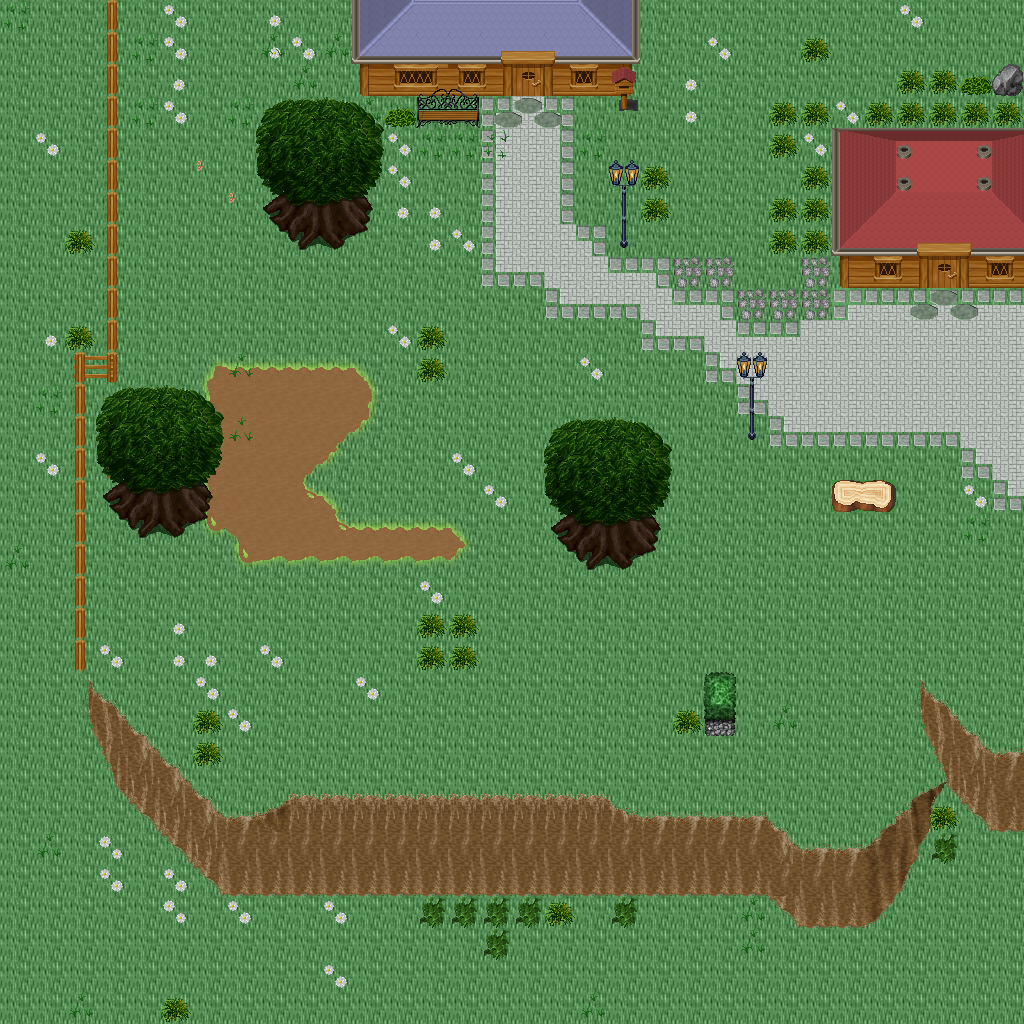

Below is a game level as drawn by its tile map, then a one-line description and the .tmx that defines it (tile-layer data replaced by summaries):
An orthogonal 32x32 tile map with 32x32 px tiles, 5 tile layers (Ground, Objects, Objects2, Above, ...), 1 hidden layer not drawn, 41 tilesets.

<map version="1.10" tiledversion="1.11.0" orientation="orthogonal" renderorder="right-down" width="32" height="32" tilewidth="32" tileheight="32" infinite="0" nextlayerid="11" nextobjectid="1">
 <tileset firstgid="1" name="ground_ground" tilewidth="32" tileheight="32" tilecount="33" columns="3">
  <image source="../drawable/ground_ground.png" width="96" height="352" />
 </tileset>
 <tileset firstgid="34" name="ground_cobbled_paving" tilewidth="32" tileheight="32" tilecount="1" columns="1">
  <image source="../drawable/ground_cobbled_paving.png" width="32" height="32" />
 </tileset>
 <tileset firstgid="35" name="plant_grasses" tilewidth="32" tileheight="32" tilecount="6" columns="3">
  <image source="../drawable/plant_grasses.png" width="96" height="64" />
 </tileset>
 <tileset firstgid="41" name="plant_flower_daisy_white" tilewidth="32" tileheight="32" tilecount="8" columns="2">
  <image source="../drawable/plant_flower_daisy_white.png" width="64" height="128" />
 </tileset>
 <tileset firstgid="49" name="ground_ridge_earth_pale" tilewidth="32" tileheight="32" tilecount="96" columns="12">
  <image source="../drawable/ground_ridge_earth_pale.png" width="384" height="256" />
 </tileset>
 <tileset firstgid="145" name="plant_leaves" tilewidth="32" tileheight="32" tilecount="8" columns="4">
  <image source="../drawable/plant_leaves.png" width="128" height="64" />
 </tileset>
 <tileset firstgid="153" name="ground_grass_edges" tilewidth="32" tileheight="32" tilecount="36" columns="12">
  <image source="../drawable/ground_grass_edges.png" width="384" height="96" />
 </tileset>
 <tileset firstgid="189" name="ground_grass_corners" tilewidth="32" tileheight="32" tilecount="24" columns="6">
  <image source="../drawable/ground_grass_corners.png" width="192" height="128" />
 </tileset>
 <tileset firstgid="213" name="building_roof_blue" tilewidth="32" tileheight="32" tilecount="20" columns="5">
  <image source="../drawable/building_roof_blue.png" width="160" height="128" />
 </tileset>
 <tileset firstgid="233" name="building_wall_wall_brown" tilewidth="32" tileheight="32" tilecount="12" columns="3">
  <image source="../drawable/building_wall_wall_brown.png" width="96" height="128" />
 </tileset>
 <tileset firstgid="245" name="plant_tree_tree_darkgreen" tilewidth="32" tileheight="32" tilecount="88" columns="8">
  <image source="../drawable/plant_tree_tree_darkgreen.png" width="256" height="352" />
 </tileset>
 <tileset firstgid="333" name="building_roof_red" tilewidth="32" tileheight="32" tilecount="20" columns="5">
  <image source="../drawable/building_roof_red.png" width="160" height="128" />
 </tileset>
 <tileset firstgid="353" name="plant_bush_bushes" tilewidth="32" tileheight="32" tilecount="10" columns="5">
  <image source="../drawable/plant_bush_bushes.png" width="160" height="64" />
 </tileset>
 <tileset firstgid="363" name="building_window_window_left" tilewidth="32" tileheight="32" tilecount="2" columns="2">
  <image source="../drawable/building_window_window_left.png" width="64" height="32" />
 </tileset>
 <tileset firstgid="365" name="building_window_window_right" tilewidth="32" tileheight="32" tilecount="2" columns="2">
  <image source="../drawable/building_window_window_right.png" width="64" height="32" />
 </tileset>
 <tileset firstgid="367" name="building_door_door_n" tilewidth="32" tileheight="32" tilecount="6" columns="3">
  <image source="../drawable/building_door_door_n.png" width="96" height="64" />
 </tileset>
 <tileset firstgid="373" name="ground_green_paving_4" tilewidth="32" tileheight="32" tilecount="3" columns="3">
  <image source="../drawable/ground_green_paving_4.png" width="96" height="32" />
 </tileset>
 <tileset firstgid="376" name="item_postbox" tilewidth="32" tileheight="32" tilecount="4" columns="2">
  <image source="../drawable/item_postbox.png" width="64" height="64" />
 </tileset>
 <tileset firstgid="380" name="plant_bush_hedge" tilewidth="32" tileheight="32" tilecount="35" columns="5">
  <image source="../drawable/plant_bush_hedge.png" width="160" height="224" />
 </tileset>
 <tileset firstgid="415" name="building_door_closed" tilewidth="32" tileheight="32" tilecount="1" columns="1">
  <image source="../drawable/building_door_closed.png" width="32" height="32" />
 </tileset>
 <tileset firstgid="416" name="building_decoration_rocks_2" tilewidth="32" tileheight="32" tilecount="2" columns="1">
  <image source="../drawable/building_decoration_rocks_2.png" width="32" height="64" />
 </tileset>
 <tileset firstgid="418" name="plant_stump_rectangular" tilewidth="32" tileheight="32" tilecount="4" columns="2">
  <image source="../drawable/plant_stump_rectangular.png" width="64" height="64" />
 </tileset>
 <tileset firstgid="422" name="plant_stump_stump_purple" tilewidth="32" tileheight="32" tilecount="4" columns="2">
  <image source="../drawable/plant_stump_stump_purple.png" width="64" height="64" />
 </tileset>
 <tileset firstgid="426" name="building_fence_fence_chunky" tilewidth="32" tileheight="32" tilecount="21" columns="3">
  <image source="../drawable/building_fence_fence_chunky.png" width="96" height="224" />
 </tileset>
 <tileset firstgid="447" name="plant_stump_small_stump" tilewidth="32" tileheight="32" tilecount="4" columns="2">
  <image source="../drawable/plant_stump_small_stump.png" width="64" height="64" />
 </tileset>
 <tileset firstgid="451" name="building_decoration_chimney" tilewidth="32" tileheight="32" tilecount="2" columns="1">
  <image source="../drawable/building_decoration_chimney.png" width="32" height="64" />
 </tileset>
 <tileset firstgid="453" name="logic_item_sheepfood" tilewidth="32" tileheight="32" tilecount="1" columns="1">
  <image source="../drawable/logic_item_sheepfood.png" width="32" height="32" />
 </tileset>
 <tileset firstgid="454" name="logic_portal" tilewidth="32" tileheight="32" tilecount="24" columns="8">
  <image source="../drawable/logic_portal.png" width="256" height="96" />
 </tileset>
 <tileset firstgid="478" name="logic_item_sign" tilewidth="32" tileheight="32" tilecount="1" columns="1">
  <image source="../drawable/logic_item_sign.png" width="32" height="32" />
 </tileset>
 <tileset firstgid="479" name="logic_creature_sheep" tilewidth="32" tileheight="32" tilecount="1" columns="1">
  <image source="../drawable/logic_creature_sheep.png" width="32" height="32" />
 </tileset>
 <tileset firstgid="480" name="logic_collision" tilewidth="32" tileheight="32" tilecount="1" columns="1">
  <image source="../drawable/logic_collision.png" width="32" height="32" />
 </tileset>
 <tileset firstgid="481" name="logic_protection" tilewidth="32" tileheight="32" tilecount="2" columns="2">
  <image source="../drawable/logic_protection.png" width="64" height="32" />
 </tileset>
 <tileset firstgid="483" name="logic_creature_rodent" tilewidth="32" tileheight="32" tilecount="8" columns="8">
  <image source="../drawable/logic_creature_rodent.png" width="256" height="32" />
 </tileset>
 <tileset firstgid="491" name="furniture_chair_bench_iron" tilewidth="32" tileheight="32" tilecount="4" columns="2">
  <image source="../drawable/furniture_chair_bench_iron.png" width="64" height="64" />
 </tileset>
 <tileset firstgid="495" name="ground_green_paving" tilewidth="32" tileheight="32" tilecount="18" columns="3">
  <image source="../drawable/ground_green_paving.png" width="96" height="192" />
 </tileset>
 <tileset firstgid="513" name="building_fence_palisade" tilewidth="32" tileheight="32" tilecount="84" columns="6">
  <image source="../drawable/building_fence_palisade.png" width="192" height="448" />
 </tileset>
 <tileset firstgid="597" name="furniture_light_lamp_blue" tilewidth="32" tileheight="32" tilecount="3" columns="1">
  <image source="../drawable/furniture_light_lamp_blue.png" width="32" height="96" />
 </tileset>
 <tileset firstgid="600" name="light_light_5x5" tilewidth="32" tileheight="32" tilecount="25" columns="5">
  <image source="../drawable/light_light_5x5.png" width="160" height="160" />
 </tileset>
 <tileset firstgid="625" name="light_dim_light_7x5" tilewidth="32" tileheight="32" tilecount="35" columns="7">
  <image source="../drawable/light_dim_light_7x5.png" width="224" height="160" />
 </tileset>
 <tileset firstgid="660" name="plant_flower_flowers_mixed" tilewidth="32" tileheight="32" tilecount="16" columns="4">
  <image source="../drawable/plant_flower_flowers_mixed.png" width="128" height="128" />
 </tileset>
 <tileset firstgid="676" name="light_door_light" tilewidth="32" tileheight="32" tilecount="12" columns="3">
  <image source="../drawable/light_door_light.png" width="96" height="128" />
 </tileset>
 <layer id="1" name="Ground" width="32" height="32">
  <data>[1024 cells, 1024 non-empty, 5 distinct tile ids]</data>
 </layer>
 <layer id="2" name="Objects" width="32" height="32">
  <data>[1024 cells, 294 non-empty, 61 distinct tile ids]</data>
 </layer>
 <layer id="3" name="Objects2" width="32" height="32">
  <data>[1024 cells, 139 non-empty, 43 distinct tile ids]</data>
 </layer>
 <layer id="4" name="Above" width="32" height="32">
  <data>[1024 cells, 87 non-empty, 38 distinct tile ids]</data>
 </layer>
 <layer id="5" name="Above2" width="32" height="32">
  <data>[1024 cells, 4 non-empty, 2 distinct tile ids]</data>
 </layer>
 <layer id="6" name="Walkable" width="32" height="32" visible="0">
  <data>[1024 cells, 231 non-empty, 1 distinct tile ids]</data>
 </layer>
 <objectgroup id="7" name="Mapevents" />
 <objectgroup id="8" name="Spawn" />
 <objectgroup id="9" name="Keys" />
 <objectgroup id="10" name="Replace" />
</map>
